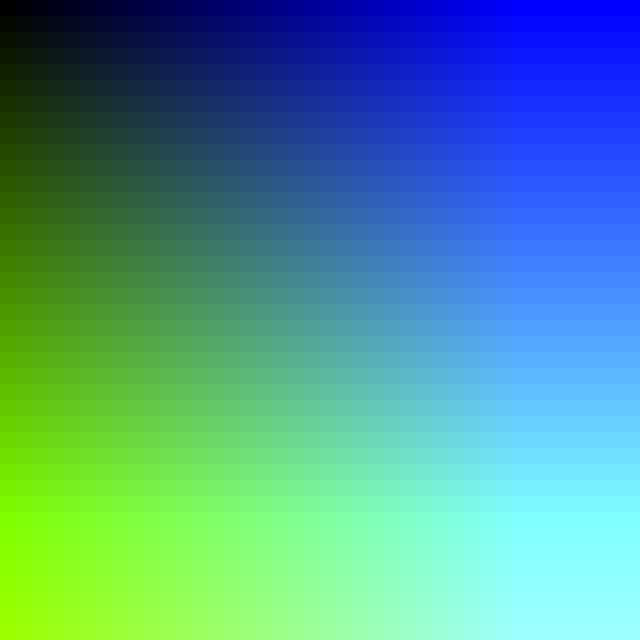
Frame 1 (no input)
Frame 60 (no input): identical to frame 1, image omitted
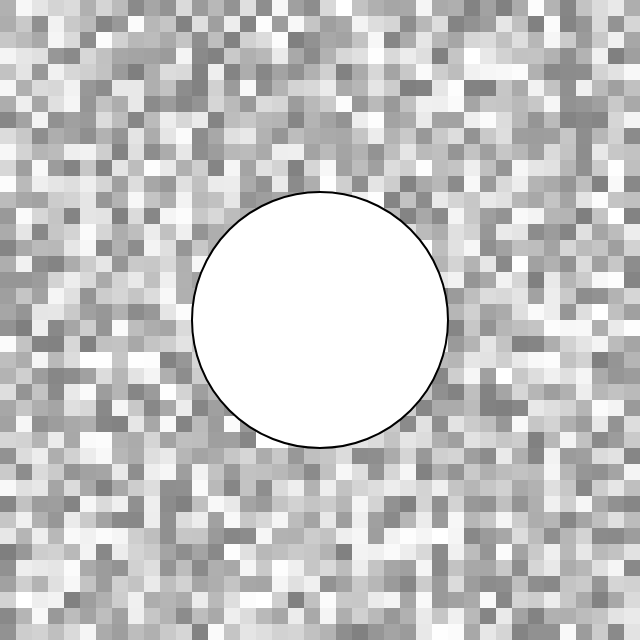
Frame 120 (the mouse pressed at the canvas centre since frame 60)

The p5.js sketch that drew these frames (run headless with seeded random() and noise() and a simulated clock; from frame 60 on, the mouse is pressed at the canvas centre):

// p5.js sketch
// ── sketch.js
/*
|||||||||||||||||
|| Pixel Array ||
|||||||||||||||||
- Drawing directly to the pixels of our canvas
- Using the pixels[] array
- Using the loadPixels() and updatePixels() functions
- manipulating the pixels[] array directly

 modified from the original code...
  - The Coding Train / Daniel Shiffman
  - The Pixel Array
  - https://www.youtube.com/watch?v=nMUMZ5YRxHI

REFERENCE:
https://p5js.org/reference/p5/pixels/
https://p5js.org/reference/p5/updatePixels/
https://p5js.org/reference/p5/loadPixels/
*/

let mode = 1; // 0 = random greyscale, 1 = color based on pixel canvas position
let pixelSize = 16; // size of pixel per square, increase for more pixelated effect & better performance
let bw = 0; //black and white value
let r, g, b, a; //red, green, blue, alpha values

function setup() 
{
  createCanvas(640, 640); //create canvas
}

function draw() 
{
  background(0);  //clear canvas

  if (pixelSize == 1) // if pixel size is equal to 1 pixel, which is the default,...
  {
    loadPixels(); // load pixels into the pixels[] array
    for (let y = 0; y < height; y++) //for each row...
    {
      for (let x = 0; x < width; x++) //for each column...
      {
        let index = (x + y * width) * 4;  // calculate current the pixel position in array
        //we are multiplying by 4 because each pixel has 4 values (RGBA)
        //each pixel is 4 bytes (1 byte each for R, G, B, A)
        //each pixel takes up four elements in the pixels[] array
        
        if (!mode) //click mouse to change mode
        {
          bw = random(255);  // generate a random color avlue value
          //set pixels to random greyscale value
          pixels[index + 0] = bw;     //RED
          pixels[index + 1] = bw;     //GREEN
          pixels[index + 2] = bw;     //BLUE
          pixels[index + 3] = 255;    //ALPHA
        } 
        else 
        {
          //set pixels to color values based on their position
          //x and y are the pixel position
          //index is the pixel position in the array
          pixels[index + 0] = y / 4;  //RED
          pixels[index + 1] = y / 2;  //GREEN
          pixels[index + 2] = x / 2;  //BLUE
          pixels[index + 3] = 255;    //ALPHA
        }
      }
    }
    updatePixels(); // update the pixels[] array and display it on the canvas
  } 
  else //if pixel size is greater than 1 pixel...
  {
    // Use square() to fill larger pixel areas instead of using pixels[] array
    // This is much faster than using the pixels[] array, but with less resolution
    for (let y = 0; y < height; y += pixelSize) //for every row of pixelSize length...
    {
      for (let x = 0; x < width; x += pixelSize) //for every column of pixelSize length...
      {
        //set pixels to color values based on their position
        r = y / 4;  //RED
        g = y / 2;  //GREEN
        b = x / 2;  //BLUE
        a = 255;    //ALPHA
        
        if (!mode) 
        {
          //generate a random greyscale value and set the fill color
          bw = random(127, 255);
          fill(bw);
        } 
        else
        {
          //set the fill color based on the pixel position
          fill(r, g, b, a);
        }

        noStroke(); //comment this line out to remove border around pixel squares
        //uncomment either square() or circle() function below...
        square(x, y, pixelSize);  // draw a square at the pixel position
        //circle(x, y, pixelSize);  // draw a circle at the pixel position
      }
    }
  }
  
  //draw a circle at the mouse position, on top of our pixelated canvas
  fill(255);
  stroke(0);
  strokeWeight(2);
  circle(mouseX, mouseY, mouseY * 0.8); //using mouseY * 0.8 as scaled diameter for simple distance effect
}

function mousePressed()
{
	mode = !mode; //switch between modes when mouse is pressed, 1 or 0
}
